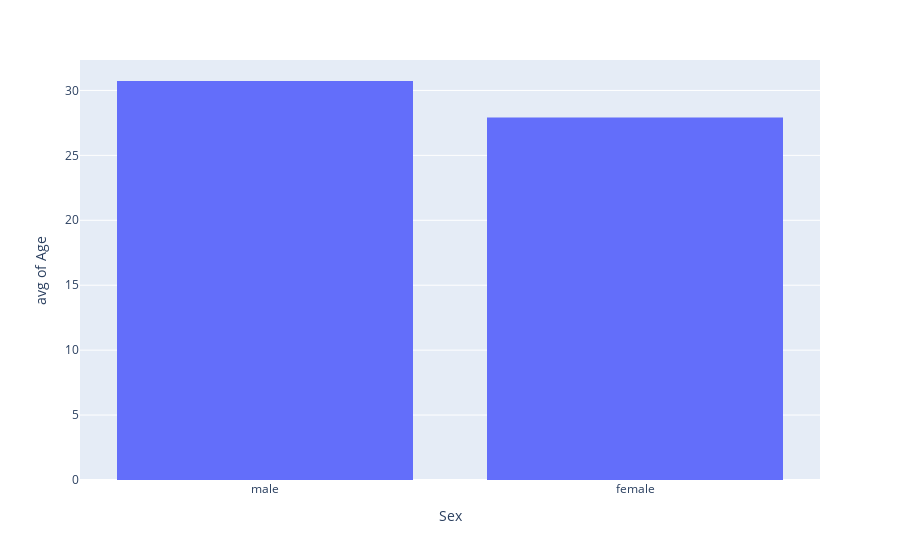

Notebook cell for this chart:
### Code cell
fig = px.histogram(titanic, x="Sex", y="Age", histfunc='avg')#'sum', 'avg', 'min', or 'max'
fig.show()

### Figure 1 — Plotly figure (JSON) as saved in the notebook; plotly's stock layout.template omitted (floating-point values rounded to 4 significant figures; data arrays with more than 128 entries replaced by an {"elided": "..."} marker saying what was removed)
{"data": [{"alignmentgroup": "True", "bingroup": "x", "histfunc": "avg", "hovertemplate": "Sex=%{x}<br>avg of Age=%{y}<extra></extra>", "legendgroup": "", "marker": {"color": "#636efa"}, "name": "", "offsetgroup": "", "orientation": "v", "showlegend": false, "type": "histogram", "x": {"elided": "891 str values"}, "xaxis": "x", "y": {"elided": "891 float values"}, "yaxis": "y"}], "layout": {"barmode": "relative", "legend": {"tracegroupgap": 0}, "margin": {"t": 60}, "xaxis": {"anchor": "y", "domain": [0, 1], "title": {"text": "Sex"}}, "yaxis": {"anchor": "x", "domain": [0, 1], "title": {"text": "avg of Age"}}}}
